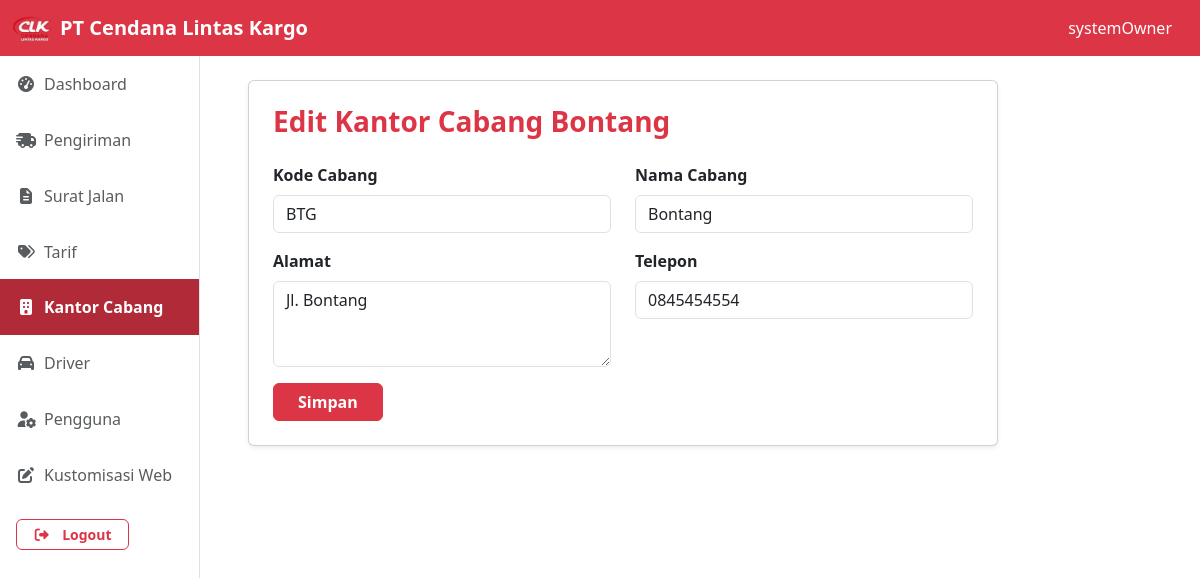
Page /dashboard/systemOwner/kantor_cabang/update?id=1 (signed in) on the committed database.
### tables this page shows
CREATE TABLE kantor_cabang (
    id INT AUTO_INCREMENT PRIMARY KEY,
    kode_cabang VARCHAR(10) NOT NULL UNIQUE,
    nama_cabang VARCHAR(100) NOT NULL,
    alamat_cabang TEXT NOT NULL,
    telp_cabang VARCHAR(20) NOT NULL
);

### dashboard/systemOwner/kantor_cabang/update.php (the view, shortened to what this page needs)
<?php
include '../../../config/database.php';
if($_GET['id']) {
    $id = intval($_GET['id']);
    $sql = "SELECT * FROM kantor_cabang WHERE id = $id";
    $result = $conn->query($sql);
    if ($result->num_rows > 0) {
        $cabang = $result->fetch_assoc();
    } else {
        header("Location: ./?error=not_found");
        exit;
    }
}
?>
<?php
include '../../../templates/header.php';
include '../../../components/navDashboard.php';
?>
<div class="container-fluid">
  <div class="row">
    <?php include '../../../components/sidebar.php'; ?>
    <div class="col-lg-10 d-flex align-items-start justify-content-start py-4 px-5">
      <div class="card shadow-sm p-4" style="width: 100%; max-width: 750px;">
        <h3 class="text-danger fw-bold mb-4">Edit Kantor Cabang <?= isset($cabang['nama_cabang']) ? htmlspecialchars($cabang['nama_cabang']) : '' ?></h3>
        <form action="update" method="POST">
          <div class="row mb-3">
            <div class="col-md-6">
              <label for="kode_cabang" class="form-label fw-semibold">Kode Cabang</label>
              <input type="text" class="form-control" id="kode_cabang" name="kode_cabang"
                     value="<?= isset($cabang['kode_cabang']) ? htmlspecialchars($cabang['kode_cabang']) : '' ?>" required>
            </div>
            <div class="col-md-6">
              <label for="nama_cabang" class="form-label fw-semibold">Nama Cabang</label>
              <input type="text" class="form-control" id="nama_cabang" name="nama_cabang"
                     value="<?= isset($cabang['nama_cabang']) ? htmlspecialchars($cabang['nama_cabang']) : '' ?>" required>
            </div>
          </div>
          <div class="row mb-3">
            <div class="col-md-6">
              <label for="alamat" class="form-label fw-semibold">Alamat</label>
              <textarea class="form-control" id="alamat" name="alamat" rows="3" required><?= isset($cabang['alamat_cabang']) ? htmlspecialchars($cabang['alamat_cabang']) : '' ?></textarea>
            </div>
            <div class="col-md-6">
              <label for="telepon" class="form-label fw-semibold">Telepon</label>
              <input type="text" class="form-control" id="telepon" name="telepon"
                     value="<?= isset($cabang['telp_cabang']) ? htmlspecialchars($cabang['telp_cabang']) : '' ?>" required>
            </div>
          </div>
          <div class="mt-3">
            <button type="submit" class="btn btn-danger fw-semibold px-4">Simpan</button>
          </div>
        </form>
      </div>
    </div>
  </div>
</div>
<?php
include '../../../templates/footer.php';
?>

### rows in the picture
kantor_cabang: nama_cabang "Bontang", kode_cabang "BTG", alamat "Jl. Bontang", telepon "0845454554"

### other values in the picture
$_SESSION['username'] "systemOwner"
